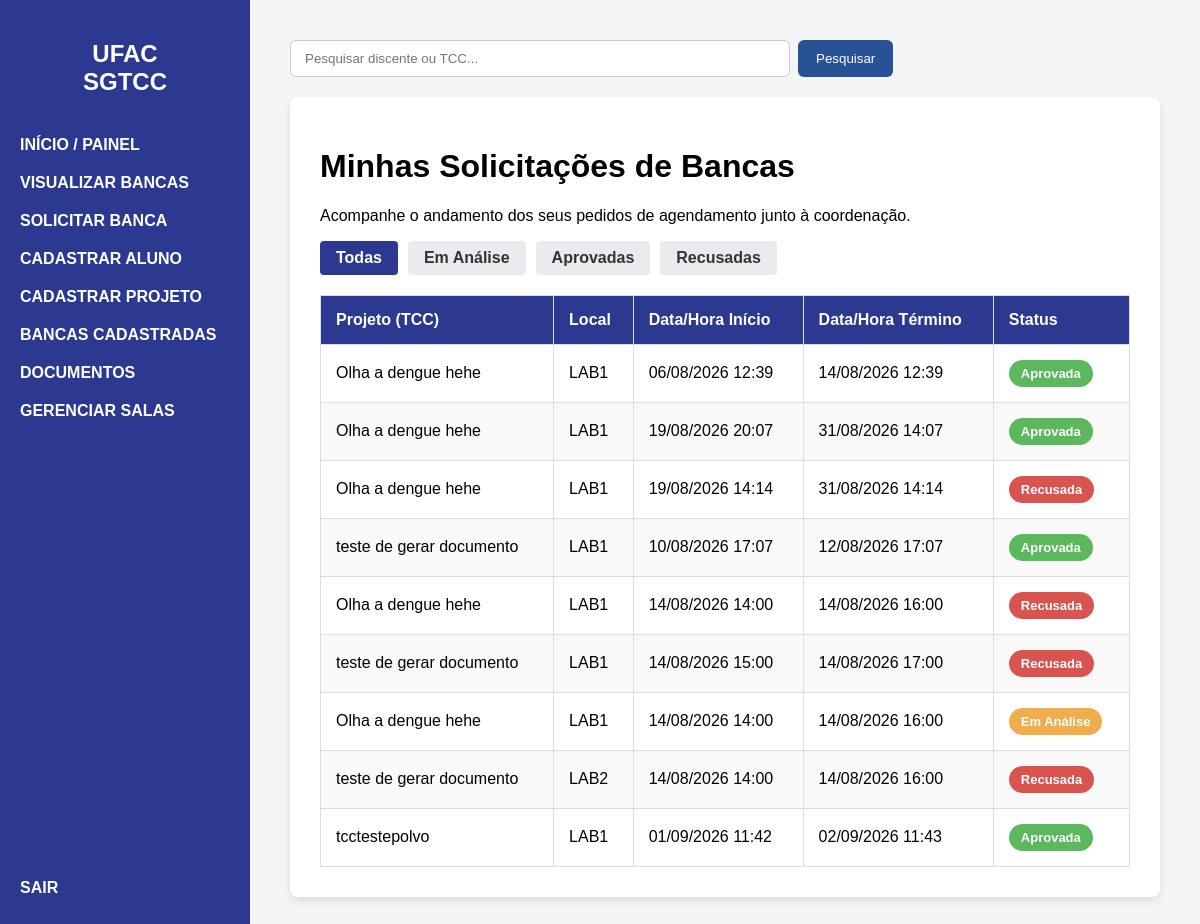
The app's page /bancas/ (signed in), older data.
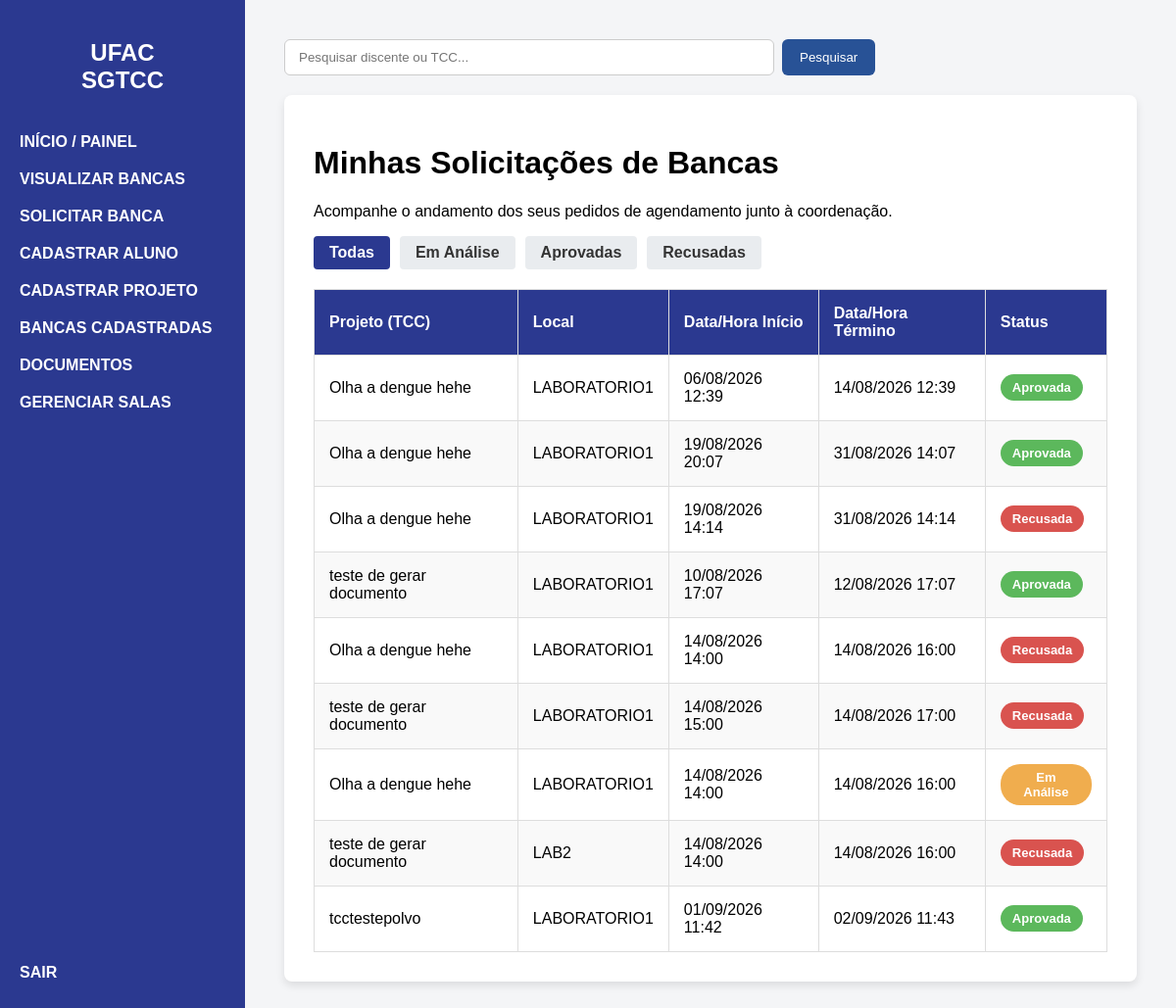
The same page, newer data.
### bancasapp/models.py (models this page shows, shortened)
class SolicitacaoAgendamento(models.Model):
    STATUS_SOLICITACAO = (
        ('EM_ANÁLISE', 'Em Análise'),
        ('APROVADA', 'Aprovada'),
        ('RECUSADA', 'Recusada'),
    )
    usuario_solicitante = models.ForeignKey(
        pUsuario,
        on_delete=models.CASCADE,
        related_name='solicitacoes_enviadas'
    )
    projeto_tcc = models.ForeignKey(
        ProjetoTCC,
        on_delete=models.CASCADE
    )
    espaco = models.ForeignKey(
        EspacoFisico,
        on_delete=models.PROTECT
    )
    opcao_data_inicio = models.DateTimeField()
    opcao_data_fim = models.DateTimeField()
    status = models.CharField(
        max_length=15,
        choices=STATUS_SOLICITACAO,
        default='EM_ANÁLISE'
    )
    data_solicitacao = models.DateTimeField(
        default=timezone.now,
        editable=False
    )
    data_decisao = models.DateTimeField(
        null=True,
        blank=True,
        editable=False
    )
    decidida_por = models.ForeignKey(
        User,
        on_delete=models.SET_NULL,
        null=True,
        blank=True,
        related_name='solicitacoes_decididas',
        editable=False
    )
    motivo_decisao = models.TextField(
        blank=True
    )

class ProjetoTCC(models.Model):
    STATUS_TIPO = (
        ('EM_ANÁLISE', 'Em Análise'),
        ('APROVADO', 'Aprovado'),
        ('RECUSADA', 'Recusada'),
    )
    titulo = models.CharField(max_length=255)
    resumo = models.TextField()
    semestre_letivo = models.CharField(max_length=6)
    discente = models.ForeignKey(Discente, on_delete=models.CASCADE)
    status = models.CharField(max_length=15, choices=STATUS_TIPO, default='EM_ANÁLISE')

class EspacoFisico(models.Model):
    nome = models.CharField(
        max_length=255
    )
    ativo = models.BooleanField(
        default=True
    )
    class Meta:
        ordering = ['nome']
        verbose_name = 'Espaço físico'
        verbose_name_plural = 'Espaços físicos'

### bancasapp/views.py (the view, shortened to what this page needs)
# urls.py: path('bancas/', views.visualizar_bancas, name='visualizar_bancas'),
@usuario_interno_required
def visualizar_bancas(request):
    consulta = (
        SolicitacaoAgendamento.objects
        .select_related(
            'projeto_tcc',
            'projeto_tcc__discente',
            'espaco',
            'usuario_solicitante',
            'usuario_solicitante__usuario'
        )
    )
    if usuario_e_coordenacao(request.user):
        solicitacoes = consulta.all()
    status_filtro = request.GET.get('status')
    status_validos = {
        valor
        for valor, nome
        in SolicitacaoAgendamento.STATUS_SOLICITACAO
    }
    if status_filtro in status_validos:
        solicitacoes = solicitacoes.filter(
            status=status_filtro
        )
    else:
        status_filtro = None
    contexto = {
        'solicitacoes': solicitacoes,
        'status_atual': status_filtro,
    }
    return render(
        request,
        'visualizar_bancas.html',
        contexto
    )

### bancasapp/permissions.py (called while the page is built, shortened)
def usuario_e_coordenacao(user):
    if not user.is_authenticated:
        return False
    return (
        user.is_superuser
        or pUsuario.objects.filter(
            usuario=user,
            perfil='COORDENACAO'
        ).exists()
    )

def usuario_interno_required(view_func):
    @login_required(login_url='login')
    @wraps(view_func)
    def wrapper(request, *args, **kwargs):
        usuario_permitido = (
            usuario_e_coordenacao(request.user)
            or usuario_e_docente(request.user)
        )
        if usuario_permitido:
            return view_func(request, *args, **kwargs)
    return wrapper

### templates/visualizar_bancas.html (shortened to what this page needs)
{% extends 'base.html' %}
{% block content %}
    <div class="table-container">
        <h1>Minhas Solicitações de Bancas</h1>
        <p>Acompanhe o andamento dos seus pedidos de agendamento junto à coordenação.</p>
        <div class="filter-menu">
            <a href="{% url 'visualizar_bancas' %}" class="btn-filter {% if not status_atual %}active{% endif %}">Todas</a>
            <a href="{% url 'visualizar_bancas' %}?status=EM_ANÁLISE" class="btn-filter {% if status_atual == 'EM_ANÁLISE' %}active{% endif %}">Em Análise</a>
            <a href="{% url 'visualizar_bancas' %}?status=APROVADA" class="btn-filter {% if status_atual == 'APROVADA' %}active{% endif %}">Aprovadas</a>
            <a href="{% url 'visualizar_bancas' %}?status=RECUSADA" class="btn-filter {% if status_atual == 'RECUSADA' %}active{% endif %}">Recusadas</a>
        </div>
        <table>
            <thead>
                <tr>
                    <th>Projeto (TCC)</th>
                    <th>Local</th>
                    <th>Data/Hora Início</th>
                    <th>Data/Hora Término</th>
                    <th>Status</th>
                </tr>
            </thead>
            <tbody>
                {% for solicitacao in solicitacoes %}
                    <tr>
                        <td>{{ solicitacao.projeto_tcc.titulo }}</td>
                        <td>{{ solicitacao.espaco.nome }}</td>
                        <td>{{ solicitacao.opcao_data_inicio|date:"d/m/Y H:i" }}</td>
                        <td>{{ solicitacao.opcao_data_fim|date:"d/m/Y H:i" }}</td>
                        <td>
                            {% if solicitacao.status == 'EM_ANÁLISE' %}
                                <span class="status-badge status-analise">Em Análise</span>
                            {% elif solicitacao.status == 'APROVADA' %}
                                <span class="status-badge status-aprovada">Aprovada</span>
                            {% else %}
                                <span class="status-badge status-recusada">Recusada</span>
                            {% endif %}
                        </td>
                    </tr>
                {% endfor %}
            </tbody>
        </table>
    </div>
{% endblock %}

### templates/base.html (shortened to what this page needs)
{% load static %}
<!DOCTYPE html>
<html lang="pt-br">
<head>
    <link rel="stylesheet" href="{% static 'css/style.css' %}">
</head>
<body>
    <div class="sidebar">
        <h2>UFAC<br>SGTCC</h2>
        <a href="{% url 'dashboard' %}">INÍCIO / PAINEL</a>
        <a href="{% url 'visualizar_bancas' %}">VISUALIZAR BANCAS</a>
        <a href="{% url 'solicitar_banca' %}">SOLICITAR BANCA</a>
        <a href="{% url 'cadastrar_aluno' %}">CADASTRAR ALUNO</a>
        <a href="{% url 'cadastrar_projeto' %}">CADASTRAR PROJETO</a>
        <a href="{% url 'meus_tccs' %}">BANCAS CADASTRADAS</a>
        <a href="{% url 'documentos' %}">DOCUMENTOS</a>
        {% if request.user.is_superuser or request.user.pusuario.perfil == 'COORDENACAO' %}
            <a href="{% url 'gerenciar_espacos' %}">GERENCIAR SALAS</a>
        {% endif %}
        <div class="footer-menu">
            <a href="#">SAIR</a>
        </div>
    </div>
    <div class="content">
            <form action="{% url 'pesquisar' %}" method="GET" class="barra-pesquisa">
                <input
                    type="text"
                    name="q"
                    placeholder="Pesquisar discente ou TCC..."
                    value="{{ request.GET.q }}"
                >
                <button type="submit">Pesquisar</button>
            </form>
        {% block content %}
        {% endblock %}
    </div>
</body>
</html>

### static/css/style.css (style rules this page uses)
body { margin: 0; font-family: Arial, sans-serif; display: flex; height: 100vh; background-color: #f4f5f7; }
.sidebar { width: 250px; background-color: #2b3990; color: white; padding: 20px; display: flex; flex-direction: column; }
.sidebar h2 { text-align: center; margin-bottom: 40px; }
.sidebar a { color: white; text-decoration: none; display: block; margin-bottom: 20px; font-weight: bold; }
.footer-menu { margin-top: auto; }
.content { flex-grow: 1; padding: 40px; overflow-y: auto; }
.table-container { background-color: white; padding: 30px; border-radius: 8px; box-shadow: 0 4px 8px rgba(0, 0, 0, 0.1); }
table { width: 100%; border-collapse: collapse; margin-top: 20px; }
table th, table td { border: 1px solid #ddd; padding: 15px; text-align: left; }
table th { background-color: #2b3990; color: white; }
table tr:nth-child(even) { background-color: #f9f9f9; }
.status-badge { padding: 6px 12px; border-radius: 20px; font-size: 13px; font-weight: bold; color: white; text-align: center; display: inline-block; }
.status-analise { background-color: #f0ad4e; }
.status-aprovada { background-color: #5cb85c; }
.status-recusada { background-color: #d9534f; }
.filter-menu { margin-bottom: 20px; display: flex; gap: 10px; }
.btn-filter { padding: 8px 16px; text-decoration: none; color: #333; background-color: #e9ecef; border-radius: 4px; font-weight: bold; transition: background-color 0.3s; }
.btn-filter.active { background-color: #2b3990; color: white; }
.barra-pesquisa { display: flex; gap: 8px; margin-bottom: 20px; }
.barra-pesquisa input { width: 100%; max-width: 500px; padding: 10px 14px; border: 1px solid #ccc; border-radius: 6px; outline: none; }
.barra-pesquisa button { padding: 10px 18px; border: none; border-radius: 6px; background: #285296; color: white; cursor: pointer; }
* { box-sizing: border-box; }
body { min-height: 100vh; height: auto; }
.sidebar { flex-shrink: 0; }
.content { min-width: 0; }
.table-container, .tabela-container { width: 100%; overflow-x: auto; }

Row changes from the older to the newer data that the page shows:
changed through a linked row, SolicitacaoAgendamento (number 1 of 9 on the later page): espaco.nome "LAB1" → "LABORATORIO1"
changed through a linked row, SolicitacaoAgendamento (number 2 of 9 on the later page): espaco.nome "LAB1" → "LABORATORIO1"
changed through a linked row, SolicitacaoAgendamento (number 3 of 9 on the later page): espaco.nome "LAB1" → "LABORATORIO1"
changed through a linked row, SolicitacaoAgendamento (number 4 of 9 on the later page): espaco.nome "LAB1" → "LABORATORIO1"
changed through a linked row, SolicitacaoAgendamento (number 5 of 9 on the later page): espaco.nome "LAB1" → "LABORATORIO1"
changed through a linked row, SolicitacaoAgendamento (number 6 of 9 on the later page): espaco.nome "LAB1" → "LABORATORIO1"
changed through a linked row, SolicitacaoAgendamento (number 7 of 9 on the later page): espaco.nome "LAB1" → "LABORATORIO1"
changed through a linked row, SolicitacaoAgendamento "tcctestepolvo": espaco.nome "LAB1" → "LABORATORIO1"
